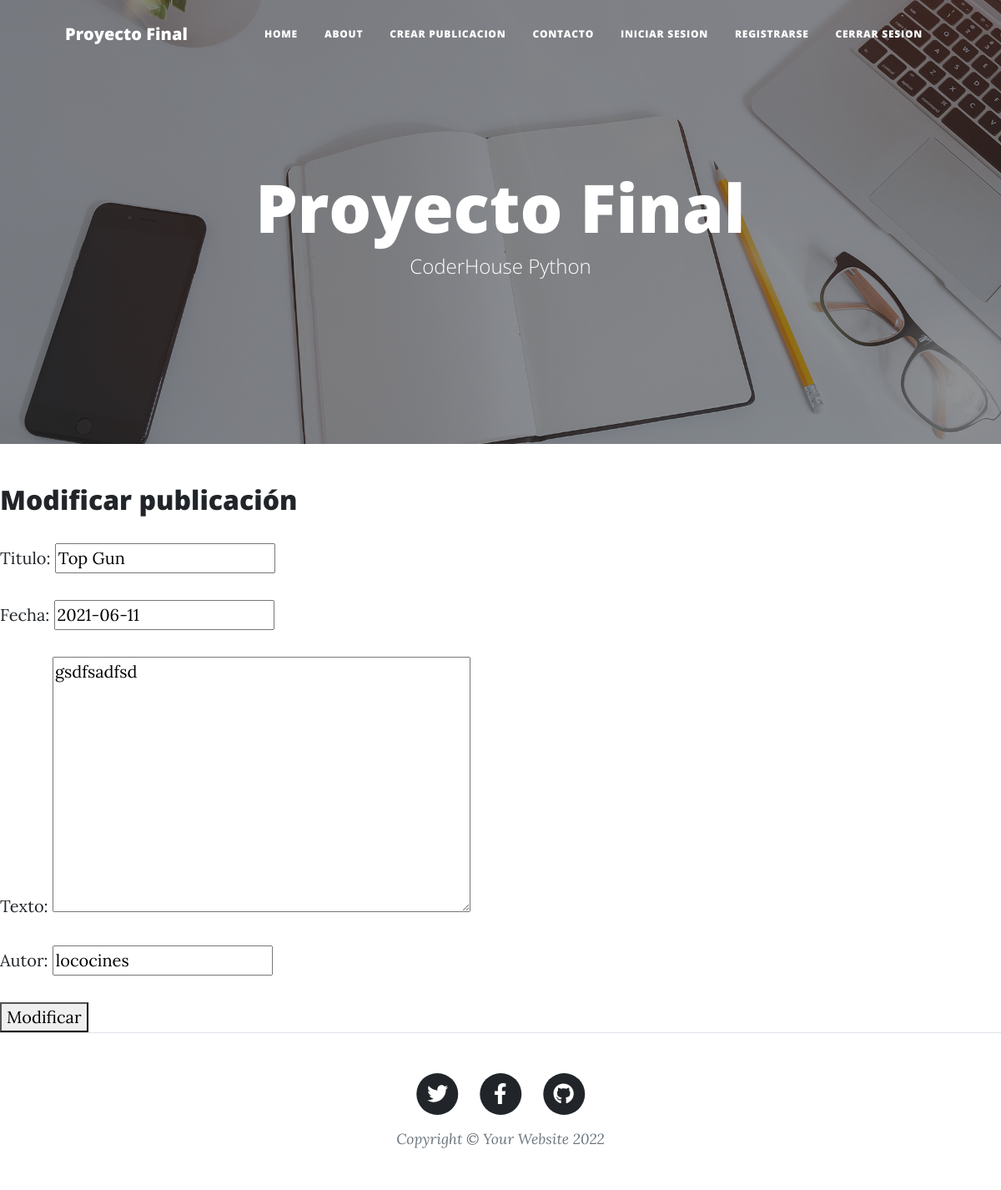
The app's page /modificar-publicacion/5/ with its own data.
### Blog/models.py (models this page shows, shortened)
class Posteo(models.Model):
    titulo  = models.CharField(max_length=100)
    fecha = models.DateField()
    texto = models.TextField()
    autor = models.CharField(max_length=50)

### Blog/views.py (the view, shortened to what this page needs)
# urls.py: path('modificar-publicacion/<id>/' , views.modificar_post, name="modificar_post"),
def modificar_post(request,id):
    publicacion = get_object_or_404(Posteo, id=id)
    data = {
        'form': PostForm(instance=publicacion)
    }
    return render(request, 'Blog/modificar.html',data)

### Blog/forms.py
class PostForm(forms.ModelForm):
    class Meta:
        model = Posteo
        fields = '__all__'

### Blog/templates/Blog/modificar.html (shortened to what this page needs)
{% extends 'Blog/padre.html' %}
{% load static %}
{% block contenidoQueCambia %}
<h2>Modificar publicación</h2>
<form action="" method="post">
    {{form.as_p}}
    <button type="submit" id="btnEnviar" class="button">Modificar</button>
  </form>
{% endblock %}

### records on screen
Posteo: titulo "Top Gun", fecha "2021-06-11", texto "gsdfsadfsd", autor "lococines"
